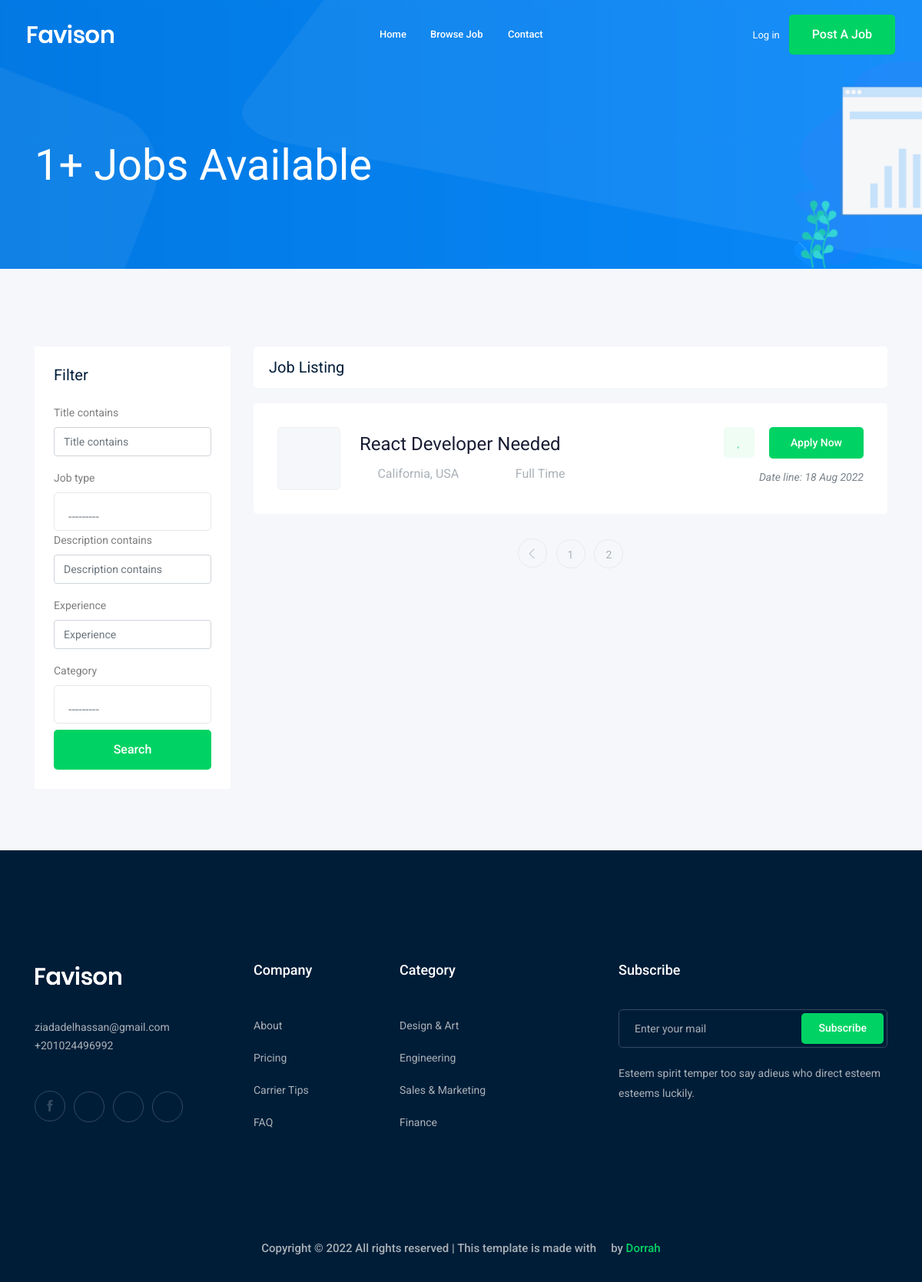
/jobs/?page=2, run on an earlier commit of the app's database.
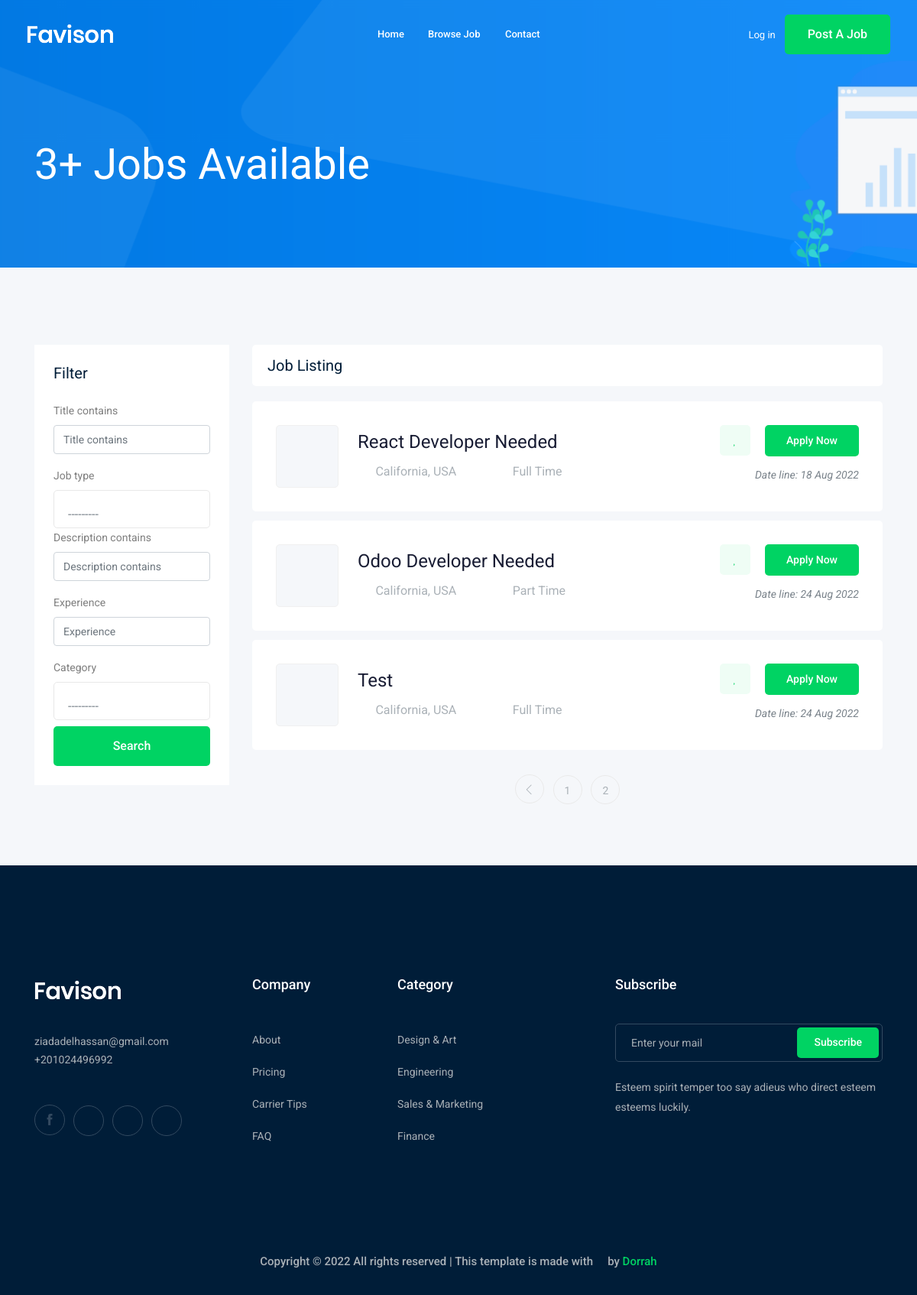
And on a later commit of the database.
### job/models.py (models this page shows, shortened)
class Job(models.Model):
    owner = models.ForeignKey(
        User, related_name='job_owner', on_delete=models.CASCADE)
    title = models.CharField(max_length=100)
    job_type = models.CharField(max_length=15, choices=JOB_TYPE)
    description = models.TextField(max_length=1000)
    published_at = models.DateTimeField(auto_now=True)
    vacancy = models.IntegerField(default=1)
    salary = models.IntegerField(default=0)
    experience = models.IntegerField(default=1)
    category = models.ForeignKey('Category', on_delete=models.CASCADE)
    image = models.ImageField(upload_to=image_upload)
    slug = models.SlugField(null=True, blank=True)
    def __str__(self):
        return self.title

### job/views.py (the view)
# urls.py: path('', views.job_list, name='job_list'),
def job_list(request):
    job_list = Job.objects.all()
    myfilter = JobFilter(request.GET, queryset=job_list)
    job_list = myfilter.qs
    paginator = Paginator(job_list, 3)  # Show 25 contacts per page.
    page_number = request.GET.get('page')
    page_obj = paginator.get_page(page_number)
    context = {'jobs': page_obj, 'myfilter': myfilter}
    return render(request, 'job/job_list.html', context)

### job/models.py (called while the page is built)
    def __str__(self):
        return self.name

### job/templates/job/job_list.html (shortened to what this page needs)
{% extends "base.html" %}
{% load bootstrap4 %}
{% block body %}
<div class="bradcam_area bradcam_bg_1">
  <div class="container">
    <div class="row">
      <div class="col-xl-12">
        <div class="bradcam_text">
          <h3>{{jobs|length}}+ Jobs Available</h3>
        </div>
      </div>
    </div>
  </div>
</div>
<div class="job_listing_area plus_padding">
  <div class="container">
    <div class="row">
      <div class="col-lg-3">
        <div class="job_filter white-bg">
          <div class="form_inner white-bg">
            <h3>Filter</h3>
            <form method="GET">
              {% bootstrap_form myfilter.form %}
              <input type="submit" value="Search" class="boxed-btn3 w-100 mt-2">
            </form>
          </div>
        </div>
      </div>
      <div class="col-lg-9">
        <div class="recent_joblist_wrap">
          <div class="recent_joblist white-bg">
            <div class="row align-items-center">
              <div class="col-md-6">
                <h4>Job Listing</h4>
              </div>
            </div>
          </div>
        </div>
        <div class="job_lists m-0">
          <div class="row">
            {% for job in jobs %}
            <div class="col-lg-12 col-md-12">
              <div class="single_jobs white-bg d-flex justify-content-between">
                <div class="jobs_left d-flex align-items-center">
                  <div class="thumb">
                  </div>
                  <div class="jobs_conetent">
                    <a href="{% url 'jobs:job_detail' job.slug %}"
                      ><h4>{{job}}</h4></a
                    >
                    <div class="links_locat d-flex align-items-center">
                      <div class="location">
                        <p><i class="fa fa-map-marker"></i> California, USA</p>
                      </div>
                      <div class="location">
                        <p><i class="fa fa-clock-o"></i> {{job.job_type}}</p>
                      </div>
                    </div>
                  </div>
                </div>
                <div class="jobs_right">
                  <div class="apply_now">
                    <a class="heart_mark" href="#">
                      <i class="fa fa-heart"></i>
                    </a>
                    <a
                      href="{% url 'jobs:job_detail' job.slug %}"
                      class="boxed-btn3"
                      >Apply Now</a
                    >
                  </div>
                  <div class="date">
                    <p>Date line: {{job.published_at|date:'d M o'}}</p>
                  </div>
                </div>
              </div>
            </div>
            {% endfor %}
          </div>
          {% if jobs.has_other_pages %}
          <div class="row">
            <div class="col-lg-12">
              <div class="pagination_wrap">
                <ul>
                  {% if jobs.has_previous %}
                  <li>
                    <a href="?page={{jobs.previous_page_number }}">
                      <i class="ti-angle-left"></i>
                    </a>
                  </li>
                  {% endif %} {% for i in jobs.paginator.page_range %}
                  <li>
                    <a href="?page={{i}}"><span>{{i}}</span></a>
                  </li>
                  {% endfor %}
                </ul>
              </div>
            </div>
          </div>
          {% endif %}
        </div>
      </div>
    </div>
  </div>
</div>
{% endblock body %}

### templates/base.html (shortened to what this page needs)
{% load static %}
<!DOCTYPE html>
<html class="no-js" lang="zxx">
  <head>
    <link rel="stylesheet" href="{% static 'css/bootstrap.min.css' %}" />
    <link rel="stylesheet" href="{% static 'css/owl.carousel.min.css' %}" />
    <link rel="stylesheet" href="{% static 'css/magnific-popup.css' %}" />
    <link rel="stylesheet" href="{% static 'css/font-awesome.min.css' %}" />
    <link rel="stylesheet" href="{% static 'css/themify-icons.css' %}" />
    <link rel="stylesheet" href="{% static 'css/nice-select.css' %}" />
    <link rel="stylesheet" href="{% static 'css/flaticon.css' %}" />
    <link rel="stylesheet" href="{% static 'css/jquery-ui.css' %}" />
    <link rel="stylesheet" href="{% static 'css/gijgo.css' %}" />
    <link rel="stylesheet" href="{% static 'css/animate.min.css' %}" />
    <link rel="stylesheet" href="{% static 'css/slicknav.css' %}" />
    <link rel="stylesheet" href="{% static 'css/style.css' %}" />
  </head>
  <body>
    <header>
      <div class="header-area">
        <div id="sticky-header" class="main-header-area">
          <div class="container-fluid">
            <div class="header_bottom_border">
              <div class="row align-items-center">
                <div class="col-xl-3 col-lg-2">
                  <div class="logo">
                    <a href="index.html">
                      <img src="img/logo.png" alt="" />
                    </a>
                  </div>
                </div>
                <div class="col-xl-6 col-lg-7">
                  <div class="main-menu d-none d-lg-block">
                    <nav>
                      <ul id="navigation">
                        <li><a class="hvr-shrink" href="{% url 'home:home_view' %}">home</a></li>
                        <li><a class="hvr-shrink" href="{% url 'jobs:job_list' %}">Browse Job</a></li>
                        <li><a class="hvr-shrink" href="{% url 'contact:contact' %}">Contact</a></li>
                      </ul>
                    </nav>
                  </div>
                </div>
                <div class="col-xl-3 col-lg-3 d-none d-lg-block">
                  <div class="Appointment">
                    {% if request.user.is_authenticated %}
                      <div class="phone_num d-none d-xl-block">
                        <a class="hvr-shrink" href="{% url 'accounts:profile' %}">Profile</a>
                      </div>
                      {% else %}
                        <div class="phone_num d-none d-xl-block">
                          <a href="{% url 'login' %}">Log in</a>
                        </div>
                    {% endif %}
                    <div class="d-none d-lg-block">
                      <a class="boxed-btn3" href="{% url 'jobs:add_job' %}">Post a Job</a>
                    </div>
                  </div>
                </div>
                <div class="col-12">
                </div>
              </div>
            </div>
          </div>
        </div>
      </div>
    </header>
    {% block body %} {% endblock body %}
    <footer class="footer">
      <div class="footer_top">
        <div class="container">
          <div class="row">
            <div class="col-xl-3 col-md-6 col-lg-3">
              <div
                class="footer_widget wow fadeInUp"
                data-wow-duration="1s"
                data-wow-delay=".3s"
              >
                <div class="footer_logo">
                  <a href="#">
                    <img src="img/logo.png" alt="" />
                  </a>
                </div>
                <p>
                  ziadadelhassan@gmail.com <br />
                  +201024496992 <br />
                </p>
                <div class="socail_links">
                  <ul>
                    <li>
                      <a target="_blank" href="https://www.facebook.com/ZiadDorrah/">
                        <i class="ti-facebook"></i>
                      </a>
                    </li>
                    <li>
                      <a target="_blank" href="https://www.google.com/?hl=ar">
                        <i class="fa fa-google-plus"></i>
                      </a>
                    </li>
                    <li>
                      <a target="_blank" href="https://twitter.com/DorrahZiad">
                        <i class="fa fa-twitter"></i>
                      </a>
                    </li>
                    <li>
                      <a target="_blank" href="https://www.instagram.com/ziad_dorrah/">
                        <i class="fa fa-instagram"></i>
                      </a>
                    </li>
                  </ul>
                </div>
              </div>
            </div>
            <div class="col-xl-2 col-md-6 col-lg-2">
              <div
                class="footer_widget wow fadeInUp"
                data-wow-duration="1.1s"
                data-wow-delay=".4s"
              >
                <h3 class="footer_title">Company</h3>
                <ul>
                  <li><a href="#">About </a></li>
                  <li><a href="#"> Pricing</a></li>
                  <li><a href="#">Carrier Tips</a></li>
                  <li><a href="#">FAQ</a></li>
                </ul>
              </div>
            </div>
            <div class="col-xl-3 col-md-6 col-lg-3">
              <div
                class="footer_widget wow fadeInUp"
                data-wow-duration="1.2s"
                data-wow-delay=".5s"
              >
                <h3 class="footer_title">Category</h3>
                <ul>
                  <li><a href="#">Design & Art</a></li>
                  <li><a href="#">Engineering</a></li>
                  <li><a href="#">Sales & Marketing</a></li>
                  <li><a href="#">Finance</a></li>
                </ul>
              </div>
            </div>
            <div class="col-xl-4 col-md-6 col-lg-4">
              <div
                class="footer_widget wow fadeInUp"
                data-wow-duration="1.3s"
                data-wow-delay=".6s"
              >
                <h3 class="footer_title">Subscribe</h3>
                <form action="#" class="newsletter_form">
                  <input type="text" placeholder="Enter your mail" />
                  <button type="submit">Subscribe</button>
                </form>
                <p class="newsletter_text">
                  Esteem spirit temper too say adieus who direct esteem esteems
                  luckily.
                </p>
              </div>
            </div>
          </div>
        </div>
      </div>
      <div
        class="copy-right_text wow fadeInUp"
        data-wow-duration="1.4s"
        data-wow-delay=".3s"
      >
        <div class="container">
          <div class="row">
            <div class="col-xl-12">
              <p class="copy_right text-center">
                Copyright &copy;
                All rights reserved | This template is made with
                <i class="fa fa-heart-o" aria-hidden="true"></i> by
                <a href="https://www.facebook.com/ZiadDorrah/" target="_blank">Dorrah</a>
              </p>
            </div>
          </div>
        </div>
      </div>
    </footer>
  </body>
</html>

### templates/base.html (style rules this page uses)
.hvr-shrink { display: inline-block; vertical-align: middle; -webkit-transform: perspective(1px) translateZ(0); transform: perspective(1px) translateZ(0); box-shadow: 0 0 1px rgba(0, 0, 0, 0); -webkit-transition-duration: 0.3s; transition-duration: 0.3s; -webkit-transition-property: transform; transition-property: transform; }

What changed in the data, as far as the page shows it:
added Job: title "Odoo Developer Needed", job_type "Part Time", published_at "24 Aug 2022"
added Job: title "Test", job_type "Full Time", published_at "24 Aug 2022"
Also different on the page:
{{ jobs|length }}: "1" → "3"
